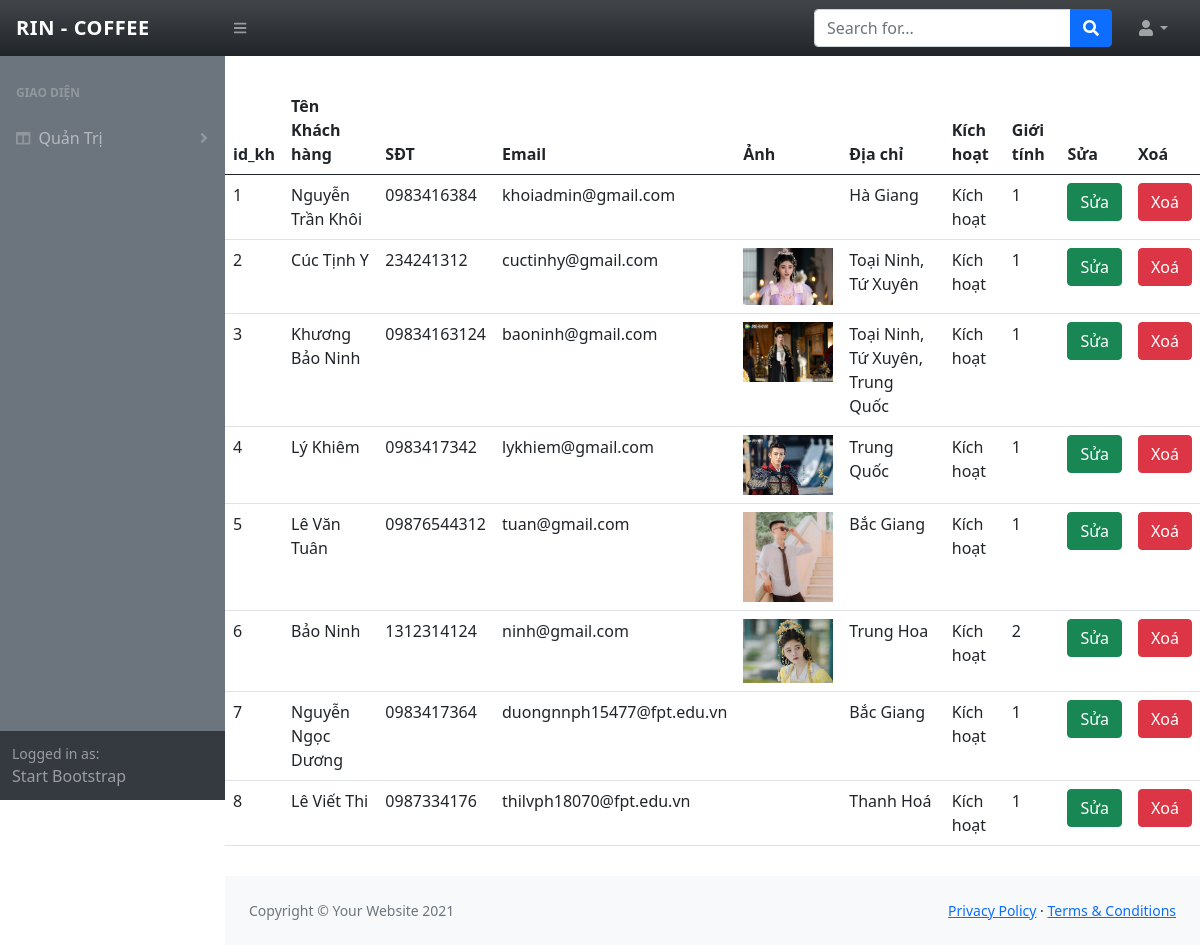
Screenshot of /admin/khachhang/admin_kh.php with the database file from the repository.
### tables this page shows
CREATE TABLE `khanh_hang` (
  `id_kh` int(11) NOT NULL,
  `ten_kh` varchar(255) NOT NULL,
  `sdt` varchar(255) NOT NULL,
  `email` varchar(255) NOT NULL,
  `anh` varchar(255) NOT NULL,
  `dia_chi` varchar(255) NOT NULL,
  `mk` int(11) NOT NULL,
  `kich_hoat` int(11) NOT NULL DEFAULT 1,
  `quyen` int(11) NOT NULL DEFAULT 2,
  `gioi_tinh` int(11) NOT NULL DEFAULT 1
);

### php/confice/db.php (called while the page is built, shortened)
<?php
    function return_array($sql){
        $connect = new mysqli(HOST,USERNAME,PASSWORD,DATABASE);
        mysqli_set_charset($connect, 'utf-8');
        $result = mysqli_query($connect,$sql);
        $data_list = [];
        while($row = mysqli_fetch_array($result, 1)){
            $data_list[] = $row;
        }
        return $data_list;
    }

### admin/khachhang/admin_kh.php (the view, shortened to what this page needs)
<?php
require_once "../../php/confice/db.php";
$query = "SELECT * FROM `khanh_hang`";
$data_product = return_array($query);
$index = 1;
require_once "../../admin/layout_admin/header.php";
?>
<table class="table" style="margin: 30px 0px">
    <thead>
        <tr>
            <th scope="col">id_kh</th>
            <th scope="col">Tên Khách hàng</th>
            <th scope="col">SĐT</th>
            <th scope="col">Email</th>
            <th scope="col">Ảnh</th>
            <th scope="col">Địa chỉ</th>
            <th scope="col">Kích hoạt</th>
            <th scope="col">Giới tính</th>
            <th scope="col">Sửa</th>
            <th scope="col">Xoá</th>
        </tr>
    </thead>
    <tbody>
        <?php foreach ($data_product as $key) { ?>
            <tr>
                <td><?= $index++ ?></td>
                <td><?= $key['ten_kh'] ?></td>
                <td><?= $key['sdt'] ?></td>
                <td><?= $key['email'] ?></td>
                <td><img width="90px" src="../../view/image/<?= $key['anh'] ?>" alt=""></td>
                <td><?= $key['dia_chi'] ?></td>
                <td><?php if ($key['kich_hoat'] == 1) {
                        echo "Kích hoạt";
                    } else {
                        echo "Ngừng kích hoạt";
                    } ?></td>
                <td><?= $key['gioi_tinh'] ?></td>
                <td><a class="btn btn-success" href="edit.php?id=<?= $key['id_kh'] ?>">Sửa</a></td>
                <td><a class="btn btn-danger" onclick="return confirm('Bạn có muốn xoá khum')" href="delete.php?id=<?php echo $key['id_kh'] ?>">Xoá</a></td>
            </tr>
        <?php } ?>
    </tbody>
</table>
<?php
require_once "../../admin/layout_admin/footer.php";
?>

### rows the page displays
khanh_hang: ten_kh "Nguyễn Trần Khôi", sdt "0983416384", email "khoiadmin@gmail.com", dia_chi "Hà Giang", kich_hoat "Kích hoạt", gioi_tinh "1"
khanh_hang: ten_kh "Cúc Tịnh Y", sdt "234241312", email "cuctinhy@gmail.com", anh (picture), dia_chi "Toại Ninh, Tứ Xuyên", kich_hoat "Kích hoạt", gioi_tinh "1"
khanh_hang: ten_kh "Khương Bảo Ninh", sdt "09834163124", email "baoninh@gmail.com", anh (picture), dia_chi "Toại Ninh, Tứ Xuyên, Trung Quốc", kich_hoat "Kích hoạt", gioi_tinh "1"
khanh_hang: ten_kh "Lý Khiêm", sdt "0983417342", email "lykhiem@gmail.com", anh (picture), dia_chi "Trung Quốc", kich_hoat "Kích hoạt", gioi_tinh "1"
khanh_hang: ten_kh "Lê Văn Tuân", sdt "09876544312", email "tuan@gmail.com", anh (picture), dia_chi "Bắc Giang", kich_hoat "Kích hoạt", gioi_tinh "1"
khanh_hang: ten_kh "Bảo Ninh", sdt "1312314124", email "ninh@gmail.com", anh (picture), dia_chi "Trung Hoa", kich_hoat "Kích hoạt", gioi_tinh "2"
khanh_hang: ten_kh "Nguyễn Ngọc Dương", sdt "0983417364", email "duongnnph15477@fpt.edu.vn", dia_chi "Bắc Giang", kich_hoat "Kích hoạt", gioi_tinh "1"
khanh_hang: ten_kh "Lê Viết Thi", sdt "0987334176", email "thilvph18070@fpt.edu.vn", dia_chi "Thanh Hoá", kich_hoat "Kích hoạt", gioi_tinh "1"
